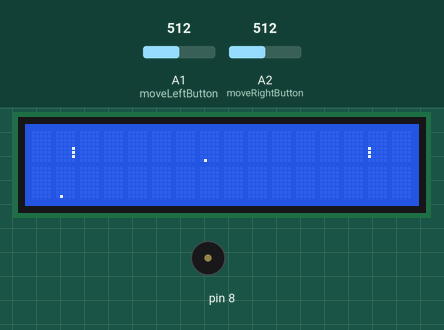
This sketch was run on a simulated Arduino Uno, built with avr-gcc and run on an emulated ATmega328P. Shown: 16×2 character LCD, buzzer (waves = sounding). The test bench sets the inputs (shaded band); at power-on: A2 (moveRightButton) = 512, A1 (moveLeftButton) = 512.

Above: at 0.24 s.
1.3 s: A2 (moveRightButton) set to 306
2.9 s: A1 (moveLeftButton) set to 716
At 3.0 s:
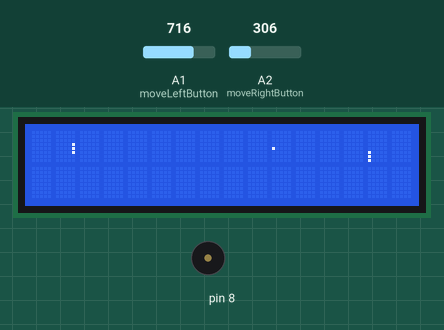
4.7 s: A1 (moveLeftButton) set to 706
6.5 s: A2 (moveRightButton) set to 122
At 7.2 s:
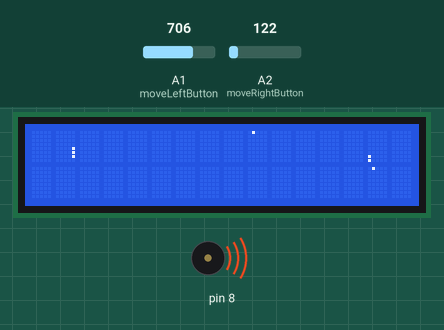
9.5 s: A1 (moveLeftButton) set to 511
At 9.56 s:
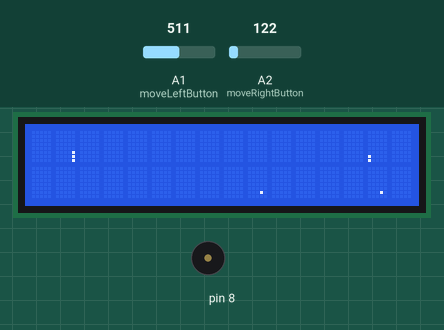
11.4 s: A1 (moveLeftButton) set to 900
At 13.1 s:
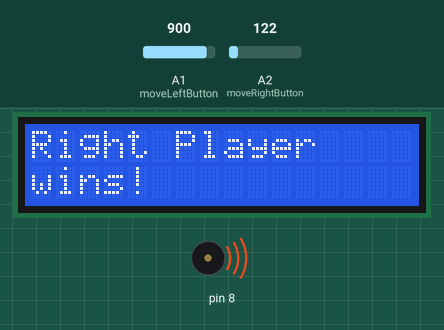
Timing chart, 0 to 14.5 s (numbered marks = the images above; inputs shaded):
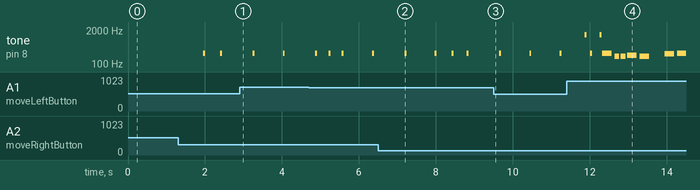

Measured:
- by itself, tone on pin 8: plays 1319 Hz for 0.05 s, 262 Hz for 0.05 s, 1319 Hz for 0.05 s, 262 Hz for 0.25 s, 196 Hz for 0.13 s, 196 Hz for 0.13 s … (10 notes in this stretch)

The sketch:

2PlayerArduinoPongFinal.ino
```cpp
//Implementation of Pong on a 16x2 LCD screen by Manuel F. Moreno
//11.10.2018
#include <LiquidCrystal.h>
LiquidCrystal lcd(12, 11, 5, 4, 3, 2);

//piezo buzzer notes
#define NOTE_C4  262
#define NOTE_G3  196
#define NOTE_A3  220
#define NOTE_B3  247
#define NOTE_A4  440
#define NOTE_E6  1319

//Array of musical notes that make up the winning melody:
int melody[] = {NOTE_C4, NOTE_G3, NOTE_G3, NOTE_A3, NOTE_G3, 0, NOTE_B3, NOTE_C4};

// note durations: 4 = quarter note, 8 = eighth note, etc.:
//simple array that holds the duration of each note.
int noteDurations[] = {4, 8, 8, 4, 4, 4, 4, 4};

int beepDuration = 5000;

//declaring variables for the ball
byte gameBoard[16][80] = {};
int ballUpdateTime = 40;
byte ballXDir = 0;
byte ballYDir = -1;
byte ballX = 7;
byte ballY = 35;
byte ballCharArray[8] = {};
byte playerScore = 0;
byte aiScore = 0;
byte aiPaddlePos = 6;
byte myPaddlePos = 6;

// Holds paddle data in 2 separate arrays for easy
//character printing
byte aiPaddleArray[2][8] = {0,0,0,0,0,1,1,1};
byte myPaddleArray[2][8] = {0,0,0,0,0,16,16,16};

// Used to make the logic easier when moving paddles
byte aiPaddleColArray[16] = {0,0,0,0,0,1,1,1,0,0,0,0,0,0,0,0};
byte myPaddleColArray[16] = {0,0,0,0,0,16,16,16,0,0,0,0,0,0,0,0};

// Potentiometers that move the paddles
const int moveRightButton = A2;
const int moveLeftButton = A1;

//Right and left potentiometer values
int rightButState = 0;
int leftButState = 0;
int rightLastButState = 0;
int leftLastButState = 0;

//Prints 0 to each value in the paddle arrays.
void ClearPaddles(){
  for(int i = 0; i < 2; i++){
    for(int j = 0; j < 8; j++){
      aiPaddleArray[i][j] = 0;
      myPaddleArray[i][j] = 0;
    }
  }
}//end of ClearPaddles

void PrintStuff(){
  //clear the screen
  lcd.clear();

  //Grab the character array stored in myPaddleArray using a pointer
  byte* mPTemp1 = myPaddleArray[0];
  byte* mPTemp2 = myPaddleArray[1];
  byte* aiPTemp1 = aiPaddleArray[0];
  byte* aiPTemp2 = aiPaddleArray[1];

  // Each character must have a unique character ID and array to print
  lcd.createChar(0, mPTemp1);
  lcd.createChar(1, mPTemp2);
  lcd.createChar(14, aiPTemp1);
  lcd.createChar(15, aiPTemp2);

  // Move cursor to 13 column on the 1st row
  lcd.setCursor(14, 0);

  // Draw the characters
  lcd.write(byte(0));
  lcd.setCursor(14, 1);
  lcd.write(byte(1));
  lcd.setCursor(1, 0);
  lcd.write(byte(14));
  lcd.setCursor(1, 1);
  lcd.write(byte(15));

  byte charNum = 0;

  if((ballY > 9) && (ballY < 70)){
    byte LCDCol = ballY / 5;
    byte LCDRow = (ballX <= 7) ? 0 : 1;
    charNum = ballY / 5;
    lcd.createChar(charNum, ballCharArray);
    lcd.setCursor(LCDCol,LCDRow);
    lcd.write(byte(charNum));
  }
}

//Prints everything to the screen.
void PrintPaddles(){
  byte* mPTemp1 = myPaddleArray[0];
  byte* mPTemp2 = myPaddleArray[1];
  byte* aiPTemp1 = aiPaddleArray[0];
  byte* aiPTemp2 = aiPaddleArray[1];
  lcd.createChar(0, mPTemp1);
  lcd.createChar(1, mPTemp2);
  lcd.createChar(14, aiPTemp1);
  lcd.createChar(15, aiPTemp2);
  lcd.setCursor(14, 0);
  lcd.write(byte(0));
  lcd.setCursor(14, 1);
  lcd.write(byte(1));
  lcd.setCursor(1, 0);
  lcd.write(byte(14));
  lcd.setCursor(1, 1);
  lcd.write(byte(15));
}

//Used in the setup() to clear the screen and set up paddles.
void SetupPaddles(){
  ClearPaddles();
  myPaddleArray[0][5] = 16;
  myPaddleArray[0][6] = 16;
  myPaddleArray[0][7] = 16;
  aiPaddleArray[0][5] = 1;
  aiPaddleArray[0][6] = 1;
  aiPaddleArray[0][7] = 1;
  PrintPaddles();
}

//Moves the paddle connected to A2 analogIn up
void MovePaddleUp(){
  // Make sure the paddle can't go off the board
  if(myPaddlePos != 1){

    // Decrementing the paddle moves it up and update paddle A2
    myPaddlePos--;
    UpdatePaddlesAfterMove();
  }
}

//Moves the paddle connected to A1 analogIn up
void MoveLeftPaddleUp(){

  // Make sure the paddle can't go off the board
  if(aiPaddlePos != 1){

    // Decrementing the paddle moves it up
    aiPaddlePos--;
    UpdatePaddlesAfterMoveLeftPlayer();
  }
}

//Moves the paddle connected to A2 analogIn up
void MovePaddleDown(){
  if(myPaddlePos != 14){
    myPaddlePos++;
    UpdatePaddlesAfterMove();
  }
}//right player

//Moves the paddle connected to A1 analogIn down
void MoveLeftPaddleDown(){
  if(aiPaddlePos != 14){
    aiPaddlePos++;
    UpdatePaddlesAfterMoveLeftPlayer();
  }
}//left player

//Right player paddle update.
void UpdatePaddlesAfterMove(){
  // Cycle through all bools turning on the next 1 above and off the 1 below
    for(int i = 0; i < 16; i++){
      if((i == (myPaddlePos-1)) || (i == myPaddlePos) || (i == (myPaddlePos+1))){
        myPaddleColArray[i] = 16;
      } else {
        myPaddleColArray[i] = 0;
      }
    }

    // Update the arrays used for printing the paddle characters
    for(int j = 0; j < 8; j++){
      myPaddleArray[0][j] = myPaddleColArray[j];
    }
    for(int k = 8; k < 16; k++){
      myPaddleArray[1][k-8] = myPaddleColArray[k];
    }

}

//Left player paddle update.
void UpdatePaddlesAfterMoveLeftPlayer(){
  //cycle through ai paddle(player 2)
        for(int i = 0; i < 16; i++){
      if((i == (aiPaddlePos-1)) || (i == aiPaddlePos) || (i == (aiPaddlePos+1))){
        aiPaddleColArray[i] = 1;
      } else {
        aiPaddleColArray[i] = 0;
      }
    }

    // Update the arrays used for printing the paddle characters
    for(int j = 0; j < 8; j++){
      aiPaddleArray[0][j] = aiPaddleColArray[j];
    }
    for(int k = 8; k < 16; k++){
      aiPaddleArray[1][k-8] = aiPaddleColArray[k];
    }
}

//function used to determine location of the ball on the gameboard.
int GetLEDRowValue(byte ledRow, byte maxColumn){
  int minColumn = maxColumn - 4;
  int ledValue = 0;
  int multiplier = 1;
  for(int i = maxColumn; i >= minColumn; i--){
    ledValue += (gameBoard[ledRow][i] * multiplier);
    multiplier *= 2;
  }
  return ledValue;
}

void GenerateBallArray(){

  byte maxCol = ((ballY / 5) * 5) + 4;
  byte minCol = maxCol - 4;
  byte startRow = (ballX <= 7) ? 0 : 8;
  byte endRow = startRow + 8;
  if(startRow == 0){
    for(int i = startRow; i < endRow; i++){
      ballCharArray[i] = GetLEDRowValue(i, maxCol);
    }
  } else {
    for(int i = startRow; i < endRow; i++){
      ballCharArray[i-8] = GetLEDRowValue(i, maxCol);
    }
  }
}

void SetupBall(){
  ballYDir *= -1;
  gameBoard[7][35] = true;
}//sets the board up


//Awards a point if the right or left player(left player is called "ai")
//score a point.
void AwardAPoint(){
  if(ballY <= 8){
    playerScore++;
  } else {
    aiScore++;
  }
  delay(100);
  ballYDir *= -1;
}

//Makes the piezo buzzer beep when the on screen ball touches something.
void BeepSound(){
tone(8, NOTE_C4, beepDuration);
delay(50);
noTone(8);
}

//When the right or left player score a point, a high pitch beep
//is made by the piezo.
void BeepSoundPoint(){
  tone(8,NOTE_E6,beepDuration);
  delay(50);
  noTone(8);
}

//Plays a short melody on the piezo buzzer when either player wins.
//Melody created by Tom Igoe on the 21st of Jan 2010
//modified 30 Aug 2011
void PlayWinningSound(){
    // iterate over the notes of the melody:
  for (int thisNote = 0; thisNote < 8; thisNote++) {

    // to calculate the note duration, take one second divided by the note type.
    //e.g. quarter note = 1000 / 4, eighth note = 1000/8, etc.
    int noteDuration = 1000 / noteDurations[thisNote];
    tone(8, melody[thisNote], noteDuration);

    // to distinguish the notes, set a minimum time between them.
    // the note's duration + 30% seems to work well:
    int pauseBetweenNotes = noteDuration * 1.30;
    delay(pauseBetweenNotes);
    // stop the tone playing:
    noTone(8);
  }
}

//Checks which player has reached a score of 2 first.
void CheckForWinner(){
  if(aiScore == 2){
    lcd.clear();
    lcd.print("Left Player ");
    lcd.setCursor(0, 1);
    lcd.print("wins! ");
    PlayWinningSound();
  }
  if(playerScore == 2){
    lcd.clear();
    lcd.print("Right Player ");
    lcd.setCursor(0, 1);
    lcd.print("wins! ");
    PlayWinningSound();
  }
}

//This function handles all possible ball collisions.
//Calls the BeepSoundPoint and AwardAPoint functions when applicable.
//Possible Collisons
void UpdateBall(){
  delay(ballUpdateTime);
  if((ballY <= 8) || (ballY >= 71)){
    //Ball has made it beyond a paddle give player a point.
    ballYDir *= 1;
    AwardAPoint();
    BeepSoundPoint();
  } else if((ballX == 0) || (ballX == 15)){
    //Ball has hit the top or bottom of the screen.
    //change its direction so it doesn't go off screen.
    ballXDir *= -1;
    BeepSound();
  } else if((ballY == 69) && (ballX == myPaddlePos)){
    //Ball hits right players paddle in the middle
    ballYDir *= -1;
    BeepSound();
  } else if((ballY == 69) && (ballX == (myPaddlePos + 1))){
    //Ball hit the bottom of the players paddle.
    ballYDir *= -1;
    ballXDir = 1;
    BeepSound();
  } else if((ballY == 69) && (ballX == (myPaddlePos - 1))){
    //Ball hit the top of the right players paddle.
    ballYDir *= -1;
    ballXDir = -1;
    BeepSound();
  } else if((ballY == 10) && (ballX == (aiPaddlePos))){
    //Ball hit the left(also called ai controls analogIn A2) players paddle
    //in the center.
    ballYDir *= -1;
    ballXDir = -1;
    BeepSound();
  } else if((ballY == 10) && (ballX == (aiPaddlePos + 1))){
    //Ball hit the bottom of left players paddle.
    ballYDir *= -1;
    ballXDir = -1;
    BeepSound();
  }else if((ballY == 10) && (ballX == (aiPaddlePos - 1))){
    //ball hit the top of the left players paddle.
    ballYDir *= -1;
    ballXDir = -1;
    BeepSound();
  }
  // Deletes last ball position and adds a new ball position
  // to the gameboard.
  gameBoard[ballX][ballY] = false;
  ballX += ballXDir;
  ballY += ballYDir;
  gameBoard[ballX][ballY] = true;
  GenerateBallArray();
  PrintStuff();
}

//sets up the game on startup
void setup() {
  Serial.begin(9600);
  lcd.begin(16, 2);
  pinMode(moveRightButton, INPUT);
  pinMode(moveLeftButton, INPUT);
  SetupBall();
  GenerateBallArray();
  SetupPaddles();
  PrintStuff();
}

//the main game loop
void loop() {
  UpdateBall();

// Get current button state
  //get current pententiometer value
  rightButState = analogRead(moveRightButton);
  leftButState = analogRead(moveLeftButton);

  // Check the button state change
  if(rightButState != rightLastButState){

    // Check if button was pressed
    if(rightButState > rightLastButState){

      // Move paddle up if you can and redraw
      MovePaddleUp();
      PrintStuff();
    }
    else if(rightButState < rightLastButState){
      MovePaddleDown();
      PrintStuff();
    }
    // Added to avoid bouncing
    delay(50);

    // Store last button state
    rightLastButState = rightButState;
  }

  // Check the button state change
  if(leftButState != leftLastButState){

    // Check if button was pressed
    if(leftButState > leftLastButState){

      // Move paddle up if you can and redraw
      MoveLeftPaddleUp();
      PrintStuff();
    }
    else if(leftButState < leftLastButState){
      MoveLeftPaddleDown();
      PrintStuff();
    }
    // Added to avoid bouncing
    delay(50);

    // Store last button state
    leftLastButState = leftButState;

  }
   CheckForWinner();
}
```
